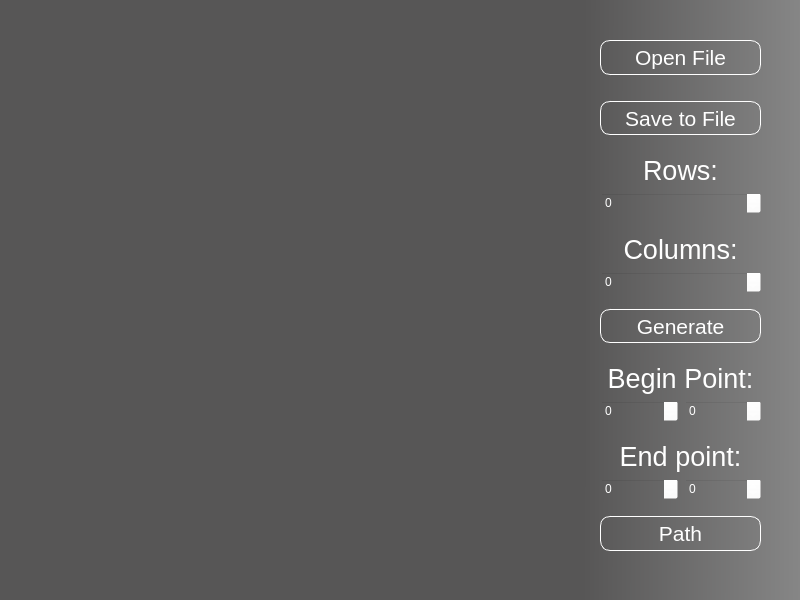
<?xml version="1.0" encoding="UTF-8"?>
<ui version="4.0">
 <class>MainWindow</class>
 <widget class="QMainWindow" name="MainWindow">
  <property name="geometry">
   <rect>
    <x>0</x>
    <y>0</y>
    <width>800</width>
    <height>600</height>
   </rect>
  </property>
  <property name="windowTitle">
   <string>MainWindow</string>
  </property>
  <property name="styleSheet">
   <string notr="true">background-color: qlineargradient(spread:pad, x1:1, y1:0.445055, x2:0.729, y2:0.44468, stop:0 rgba(134, 134, 134, 255), stop:1 rgba(87, 86, 86, 255));</string>
  </property>
  <widget class="QWidget" name="centralwidget">
   <property name="styleSheet">
    <string notr="true"/>
   </property>
   <widget class="DrawMaze" name="drawMazeArea" native="true">
    <property name="geometry">
     <rect>
      <x>50</x>
      <y>50</y>
      <width>502</width>
      <height>502</height>
     </rect>
    </property>
    <property name="styleSheet">
     <string notr="true">background-color: rgba(255, 255, 255, 0);</string>
    </property>
   </widget>
   <widget class="QWidget" name="widget" native="true">
    <property name="geometry">
     <rect>
      <x>600</x>
      <y>40</y>
      <width>161</width>
      <height>511</height>
     </rect>
    </property>
    <property name="styleSheet">
     <string notr="true">background-color: rgba(255, 255, 255, 0);</string>
    </property>
    <layout class="QGridLayout" name="gridLayout">
     <item row="6" column="0" colspan="2">
      <widget class="QPushButton" name="generateButton">
       <property name="sizePolicy">
        <sizepolicy hsizetype="Minimum" vsizetype="Ignored">
         <horstretch>0</horstretch>
         <verstretch>0</verstretch>
        </sizepolicy>
       </property>
       <property name="font">
        <font>
         <pointsize>16</pointsize>
        </font>
       </property>
       <property name="styleSheet">
        <string notr="true">QPushButton#generateButton
{
color:rgb(255, 255, 255);
border:solid;
border-radius:10px;
border-color: rgb(255,255,255);
border-width:1px;
margin-top:10px;
}
QPushButton#generateButton:checked { background: rgb(83, 84, 85); }
QPushButton#generateButton:pressed { background: rgb(83, 84, 85); }</string>
       </property>
       <property name="text">
        <string>Generate</string>
       </property>
      </widget>
     </item>
     <item row="3" column="0" colspan="2">
      <widget class="QSpinBox" name="mazeHeightBox">
       <property name="styleSheet">
        <string notr="true">color: rgb(255, 255, 255);
background-color: rgba(255, 255, 255, 0);</string>
       </property>
       <property name="wrapping">
        <bool>false</bool>
       </property>
       <property name="alignment">
        <set>Qt::AlignLeading|Qt::AlignLeft|Qt::AlignVCenter</set>
       </property>
       <property name="maximum">
        <number>50</number>
       </property>
      </widget>
     </item>
     <item row="8" column="0">
      <widget class="QSpinBox" name="vertBeginBox">
       <property name="styleSheet">
        <string notr="true">color: rgb(255, 255, 255);
background-color: rgba(255, 255, 255, 0);</string>
       </property>
       <property name="maximum">
        <number>50</number>
       </property>
      </widget>
     </item>
     <item row="2" column="0" colspan="2">
      <widget class="QLabel" name="labelRows">
       <property name="sizePolicy">
        <sizepolicy hsizetype="Preferred" vsizetype="Ignored">
         <horstretch>0</horstretch>
         <verstretch>0</verstretch>
        </sizepolicy>
       </property>
       <property name="font">
        <font>
         <pointsize>20</pointsize>
        </font>
       </property>
       <property name="styleSheet">
        <string notr="true">color: rgb(255, 255, 255);

</string>
       </property>
       <property name="text">
        <string>Rows:</string>
       </property>
       <property name="scaledContents">
        <bool>false</bool>
       </property>
       <property name="alignment">
        <set>Qt::AlignBottom|Qt::AlignHCenter</set>
       </property>
      </widget>
     </item>
     <item row="8" column="1">
      <widget class="QSpinBox" name="horizBeginBox">
       <property name="styleSheet">
        <string notr="true">color: rgb(255, 255, 255);
background-color: rgba(255, 255, 255, 0);</string>
       </property>
       <property name="maximum">
        <number>50</number>
       </property>
      </widget>
     </item>
     <item row="7" column="0" colspan="2">
      <widget class="QLabel" name="labelBegin">
       <property name="sizePolicy">
        <sizepolicy hsizetype="Preferred" vsizetype="Ignored">
         <horstretch>0</horstretch>
         <verstretch>0</verstretch>
        </sizepolicy>
       </property>
       <property name="font">
        <font>
         <pointsize>20</pointsize>
        </font>
       </property>
       <property name="styleSheet">
        <string notr="true">color: rgb(255, 255, 255);
background-color: rgba(255, 255, 255, 0);</string>
       </property>
       <property name="text">
        <string>Begin Point:</string>
       </property>
       <property name="alignment">
        <set>Qt::AlignBottom|Qt::AlignHCenter</set>
       </property>
      </widget>
     </item>
     <item row="9" column="0" colspan="2">
      <widget class="QLabel" name="labelEnd">
       <property name="sizePolicy">
        <sizepolicy hsizetype="Preferred" vsizetype="Ignored">
         <horstretch>0</horstretch>
         <verstretch>0</verstretch>
        </sizepolicy>
       </property>
       <property name="font">
        <font>
         <pointsize>20</pointsize>
        </font>
       </property>
       <property name="styleSheet">
        <string notr="true">color: rgb(255, 255, 255);
background-color: rgba(0, 0, 0, 0);</string>
       </property>
       <property name="text">
        <string>End point:</string>
       </property>
       <property name="alignment">
        <set>Qt::AlignBottom|Qt::AlignHCenter</set>
       </property>
      </widget>
     </item>
     <item row="5" column="0" colspan="2">
      <widget class="QSpinBox" name="mazeWidthBox">
       <property name="styleSheet">
        <string notr="true">color: rgb(255, 255, 255);
background-color: rgba(255, 255, 255, 0);</string>
       </property>
       <property name="maximum">
        <number>50</number>
       </property>
      </widget>
     </item>
     <item row="11" column="0" colspan="2">
      <widget class="QPushButton" name="findPathButton">
       <property name="sizePolicy">
        <sizepolicy hsizetype="Minimum" vsizetype="Ignored">
         <horstretch>0</horstretch>
         <verstretch>0</verstretch>
        </sizepolicy>
       </property>
       <property name="font">
        <font>
         <pointsize>16</pointsize>
        </font>
       </property>
       <property name="styleSheet">
        <string notr="true">QPushButton#findPathButton
{
color:rgb(255, 255, 255);
border:solid;
border-radius:10px;
border-color: rgb(255,255,255);
border-width:1px;
margin-top:10px;
}
QPushButton#findPathButton:checked { background: rgb(83, 84, 85); }
QPushButton#findPathButton:pressed { background: rgb(83, 84, 85); }</string>
       </property>
       <property name="text">
        <string>Path</string>
       </property>
      </widget>
     </item>
     <item row="0" column="0" colspan="2">
      <widget class="QPushButton" name="openButton">
       <property name="sizePolicy">
        <sizepolicy hsizetype="Minimum" vsizetype="Ignored">
         <horstretch>0</horstretch>
         <verstretch>0</verstretch>
        </sizepolicy>
       </property>
       <property name="sizeIncrement">
        <size>
         <width>0</width>
         <height>0</height>
        </size>
       </property>
       <property name="font">
        <font>
         <pointsize>16</pointsize>
         <underline>false</underline>
         <strikeout>false</strikeout>
        </font>
       </property>
       <property name="cursor">
        <cursorShape>ArrowCursor</cursorShape>
       </property>
       <property name="mouseTracking">
        <bool>true</bool>
       </property>
       <property name="styleSheet">
        <string notr="true">QPushButton#openButton {
color:rgb(255, 255, 255);
border:solid;
border-radius:10px;
border-color: rgb(255,255,255);
border-width:1px;
margin-bottom:10px;
}
QPushButton#openButton:checked { background: rgb(83, 84, 85); }
QPushButton#openButton:pressed { background: rgb(83, 84, 85); }</string>
       </property>
       <property name="text">
        <string>Open File</string>
       </property>
      </widget>
     </item>
     <item row="10" column="1">
      <widget class="QSpinBox" name="horizEndBox">
       <property name="styleSheet">
        <string notr="true">color: rgb(255, 255, 255);
background-color: rgba(255, 255, 255, 0);</string>
       </property>
       <property name="maximum">
        <number>50</number>
       </property>
      </widget>
     </item>
     <item row="10" column="0">
      <widget class="QSpinBox" name="vertEndBox">
       <property name="styleSheet">
        <string notr="true">color: rgb(255, 255, 255);
background-color: rgba(255, 255, 255, 0);</string>
       </property>
       <property name="maximum">
        <number>50</number>
       </property>
      </widget>
     </item>
     <item row="4" column="0" colspan="2">
      <widget class="QLabel" name="labelColumns">
       <property name="sizePolicy">
        <sizepolicy hsizetype="Preferred" vsizetype="Ignored">
         <horstretch>0</horstretch>
         <verstretch>0</verstretch>
        </sizepolicy>
       </property>
       <property name="font">
        <font>
         <pointsize>20</pointsize>
        </font>
       </property>
       <property name="styleSheet">
        <string notr="true">color: rgb(255, 255, 255);
background-color: rgba(255, 255, 255, 0);</string>
       </property>
       <property name="text">
        <string>Columns:</string>
       </property>
       <property name="alignment">
        <set>Qt::AlignBottom|Qt::AlignHCenter</set>
       </property>
      </widget>
     </item>
     <item row="1" column="0" colspan="2">
      <widget class="QPushButton" name="saveButton">
       <property name="sizePolicy">
        <sizepolicy hsizetype="Minimum" vsizetype="Ignored">
         <horstretch>0</horstretch>
         <verstretch>0</verstretch>
        </sizepolicy>
       </property>
       <property name="sizeIncrement">
        <size>
         <width>0</width>
         <height>0</height>
        </size>
       </property>
       <property name="font">
        <font>
         <pointsize>16</pointsize>
         <underline>false</underline>
         <strikeout>false</strikeout>
        </font>
       </property>
       <property name="cursor">
        <cursorShape>ArrowCursor</cursorShape>
       </property>
       <property name="mouseTracking">
        <bool>true</bool>
       </property>
       <property name="styleSheet">
        <string notr="true">QPushButton#saveButton {
color:rgb(255, 255, 255);
border:solid;
border-radius:10px;
border-color: rgb(255,255,255);
border-width:1px;
margin-top:10px;
}
QPushButton#saveButton:checked { background: rgb(83, 84, 85); }
QPushButton#saveButton:pressed { background: rgb(83, 84, 85); }</string>
       </property>
       <property name="text">
        <string>Save to File</string>
       </property>
      </widget>
     </item>
    </layout>
   </widget>
  </widget>
 </widget>
 <customwidgets>
  <customwidget>
   <class>DrawMaze</class>
   <extends>QWidget</extends>
   <header location="global">Maze/View/DrawMaze.h</header>
   <container>1</container>
  </customwidget>
 </customwidgets>
 <resources/>
 <connections/>
</ui>
